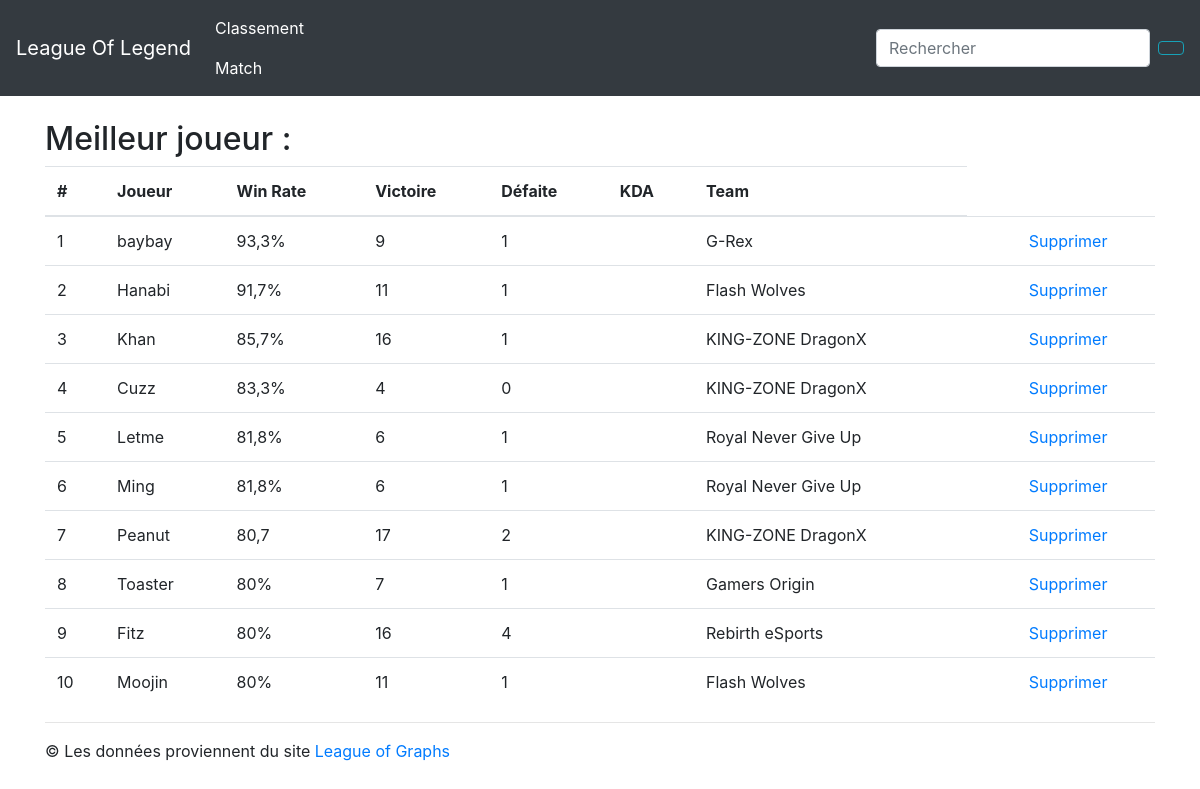
The page /Projet/Classement1.php on the database as committed earlier.
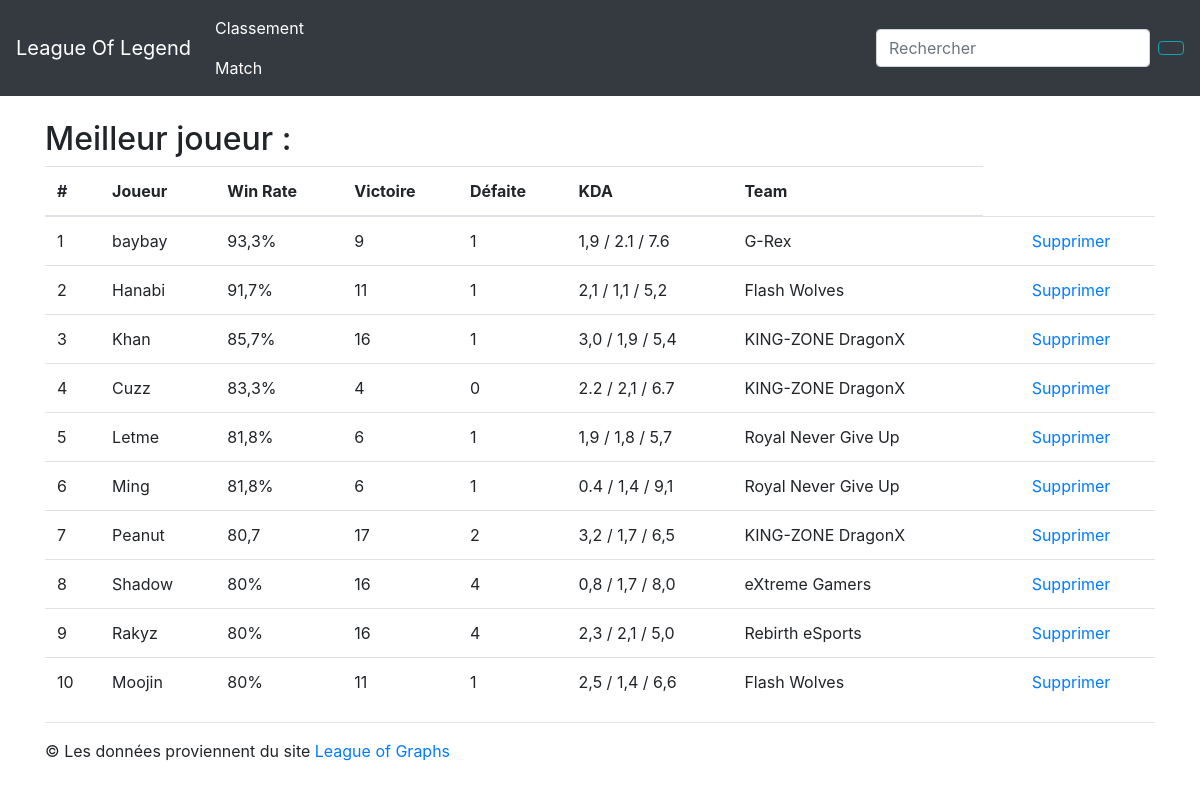
The same page on the database as committed later.
### tables this page shows
CREATE TABLE IF NOT EXISTS `joueur` (
  `id` int(11) NOT NULL AUTO_INCREMENT,
  `name` varchar(20) NOT NULL,
  `victoire` int(11) DEFAULT NULL,
  `defaite` int(11) DEFAULT NULL,
  `KDA` varchar(20) DEFAULT NULL,
  `team` varchar(20) NOT NULL,
  `winrate` varchar(20) NOT NULL,
  PRIMARY KEY (`id`)
);

### Projet/Classement1.php (the view, shortened to what this page needs)
<?php
require_once(__DIR__.'/src/bdd.php');
$statement = $connection->prepare("
    SELECT *
    FROM joueur
    ORDER BY  winrate DESC, id ASC, name ASC, victoire ASC, defaite ASC, team ASC
");
$statement->execute();
$joueurs = $statement->fetchAll();
 ?>
<!doctype html>
<html lang="en">
<head>
    <link rel="stylesheet" href="https://maxcdn.bootstrapcdn.com/bootstrap/4.0.0/css/bootstrap.min.css">
</head>
<body>
    <nav class="navbar navbar-expand-md navbar-dark fixed-top bg-dark">
        <a class="navbar-brand" href="">League Of Legend</a>
        <div class="collapse navbar-collapse" id="navbar-menu">
            <ul class="navbar-nav mr-auto">
                <li class="nav-item active">
                    <a class="nav-link" href="Classement1.php">
                        <i class="fas fa-trophy"></i> Classement
                    </a>
                    <a class="nav-link" href="Match.php">
                        <i class="fas fa-trophy"></i> Match
                    </a>
                </li>
            </ul>
            <form action="recherche.php" method="post" class="form-inline my-2 my-lg-0">
                <input name="search" class="form-control mr-sm-2" type="text" placeholder="Rechercher" aria-label="Rechercher">
                <button class="btn btn-outline-info my-2 my-sm-0" type="submit">
                </button>
            </form>
        </div>
    </nav>
<br><br><br>
    <main role="main"><br><br>
        <div class="container">
            <h2>Meilleur joueur :</h2>
            <?php if (count($joueurs) === 0) { ?>
                <div class="alert alert-success" role="alert">
                    Il n'y a pas de joueur
                </div>
            <?php } else { ?>
                <table class="table">
                    <thead>
                        <tr>
                            <th scope="col">#</th>
                            <th scope="col">Joueur</th>
                            <th scope="col">Win Rate</th>
                            <th scope="col">Victoire</th>
                            <th scope="col">Défaite</th>
                            <th scope="col">KDA</th>
                            <th scope="col">Team</th>
                        </tr>
                    </thead>
                    <?php foreach ($joueurs as $joueur) { ?>
                        <tr>
                            <td><?= $joueur['id'] ?></td>
                            <td><?= $joueur['name'] ?></td>
                            <td><?= $joueur['winrate'] ?></td>
                            <td><?= $joueur['victoire'] ?></td>
                            <td><?= $joueur['defaite'] ?></td>
                            <td><?= $joueur['KDA'] ?></td>
                            <td><?= $joueur['team'] ?></td>
                            <td style="text-align: right">
                                <a href="Classement1.php?delete_id=<?= $joueur['id'] ?>">Supprimer</a>
                            <td>
                        </tr>
                    <?php } ?>
                </table>
            <?php } ?>
            <hr />
        </div>
    </main>
    <footer class="container">
        <p>&copy; Les données proviennent du site <a target="_blank" href="https://www.leagueofgraphs.com/lcs/lcs-players">League of Graphs</a></p>
    </footer>
</body>
</html>

Rows that differ between the two databases and show on the page:
changed joueur "baybay": KDA (not shown) → "1,9 / 2.1 / 7.6"
changed joueur "Hanabi": KDA (not shown) → "2,1 / 1,1 / 5,2"
changed joueur "Khan": KDA (not shown) → "3,0 / 1,9 / 5,4"
changed joueur "Cuzz": KDA (not shown) → "2.2 / 2,1 / 6.7"
changed joueur "Letme": KDA (not shown) → "1,9 / 1,8 / 5,7"
changed joueur "Ming": KDA (not shown) → "0.4 / 1,4 / 9,1"
changed joueur "Peanut": KDA (not shown) → "3,2 / 1,7 / 6,5"
changed joueur id 8: name "Toaster" → "Shadow"; victoire "7" → "16"; defaite "1" → "4"; KDA (not shown) → "0,8 / 1,7 / 8,0"; team "Gamers Origin" → "eXtreme Gamers"
changed joueur "Rebirth eSports": name "Fitz" → "Rakyz"; KDA (not shown) → "2,3 / 2,1 / 5,0"
changed joueur "Moojin": KDA (not shown) → "2,5 / 1,4 / 6,6"
